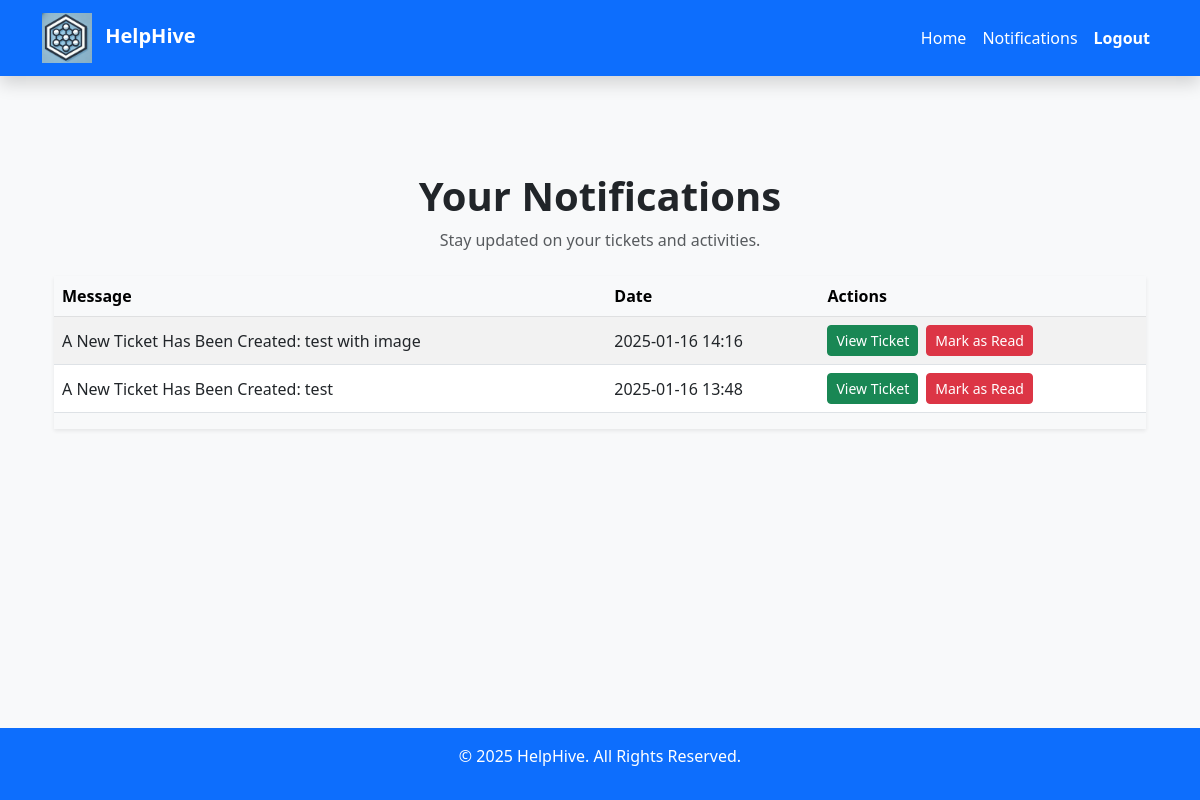
The page /notifications/ (signed in) on the database its author committed.
### tickets/models.py (models this page shows)
class Notification(models.Model):
    user = models.ForeignKey(User, on_delete=models.CASCADE)
    ticket = models.ForeignKey(Ticket, on_delete=models.CASCADE)
    message = models.TextField()
    read = models.BooleanField(default=False)
    created_at = models.DateTimeField(auto_now_add=True)

### tickets/views.py (the view)
# urls.py: path('notifications/', views.user_notifications, name='user_notifications'),
def user_notifications(request):
    notifications = Notification.objects.filter(user=request.user, read=False).order_by('-created_at')
    context = {'notifications': notifications}
    return render(request, 'user_notifications.html', context)

### tickets/templates/user_notifications.html (shortened to what this page needs)
{% extends 'base.html' %}
{% block content %}
<div class="container py-5">
  <div class="text-center mb-4">
    <h1 class="fw-bold">Your Notifications</h1>
    <p class="text-muted">Stay updated on your tickets and activities.</p>
  </div>
  {% if notifications %}
  <div class="table-responsive shadow-sm">
    <table class="table table-striped table-hover align-middle">
      <thead class="table-light">
        <tr>
          <th scope="col">Message</th>
          <th scope="col">Date</th>
          <th scope="col">Actions</th>
        </tr>
      </thead>
      <tbody>
        {% for notification in notifications %}
        <tr>
          <td>{{ notification.message }}</td>
          <td>{{ notification.created_at|date:"Y-m-d H:i" }}</td>
          <td>
            <div class="d-flex gap-2">
              <a href="{% url 'ticket_details' notification.ticket.pk %}" class="btn btn-success btn-sm">View Ticket</a>
              <a href="{% url 'mark_as_read' notification.id %}" class="btn btn-danger btn-sm">Mark as Read</a>
            </div>
          </td>
        </tr>
        {% endfor %}
      </tbody>
    </table>
  </div>
  {% else %}
  <div class="text-center py-5">
    <h3 class="text-muted">No Unread Notifications</h3>
    <p class="text-muted">You’re all caught up!</p>
  </div>
  {% endif %}
</div>
{% endblock %}

### tickets/templates/base.html (style rules this page uses)
body { display: flex; flex-direction: column; min-height: 100vh; margin: 0; background: #f8f9fa; }

### rows shown on the page
Notification: message "A New Ticket Has Been Created: test with image", created_at "2025-01-16 14:16"
Notification: message "A New Ticket Has Been Created: test", created_at "2025-01-16 13:48"
